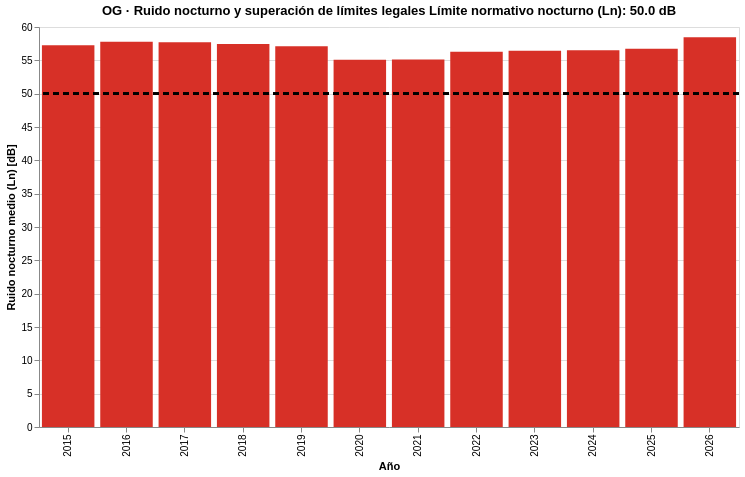

The cell this chart's notebook holds for it:
### Markdown cell above
### OG‑03 · Ruido vs límites normativos (impacto en salud)
* OBJETIVO: Medir frecuencia en la que se superan los límites legales asociados a efectos sobre la salud.
* Tipo de gráfico: diagrama de barras + referencia normativa
* Justificación: Traduce los decibelios a nivel de riesgo. Conecta directamente con salud pública. Está alineado con ODS y normativa UE.

* Datos: df_02 (Ln) y df_03 (límites legales)

### Code cell
limite_ln = (
    df_03_noise_lim
    .query("noiselevelindicator == 'lnight'")
    ["limitvalue"]
    .iloc[0]
)

df_ln_year = (
    df_02_cont_acustic
    .dropna(subset=["ln"])
    .groupby("year", as_index=False)
    .agg(ln_medio=("ln", "mean"))
)

bars_og_03 = (
    alt.Chart(df_ln_year)
    .mark_bar()
    .encode(
        x=alt.X("year:O", title="Año"),
        y=alt.Y(
            "ln_medio:Q",
            title="Ruido nocturno medio (Ln) [dB]",
            scale=alt.Scale(zero=False)
        ),
        color=alt.condition(
            f"datum.ln_medio > {limite_ln}",
            alt.value("#d73027"),   # rojo: supera límite
            alt.value("#4575b4")    # azul: cumple normativa
        ),
        tooltip=[
            alt.Tooltip("year:O", title="Año"),
            alt.Tooltip("ln_medio:Q", title="Ln medio", format=".2f")
        ]
    )
)

linea_limite_ln = (
    alt.Chart(df_ln_year)
    .mark_rule(
        strokeDash=[6, 4],
        strokeWidth=2,
        color="black"
    )
    .encode(
        y=alt.datum(limite_ln)
    )
)


og_03_final = (
    (bars_og_03 + linea_limite_ln)
    .properties(
        width=700,
        height=400,
        title=(
            "OG · Ruido nocturno y superación de límites legales\n"
            f"Límite normativo nocturno (Ln): {limite_ln} dB"
        )
    )
)

og_03_final

### Figure 1 — Vega-Lite specification as saved in the notebook (floating-point values rounded to 4 significant figures)
{"$schema": "https://vega.github.io/schema/vega-lite/v5.20.1.json", "config": {"view": {"continuousHeight": 300, "continuousWidth": 300}}, "data": {"name": "data-00890571314b3f576691ee7671954e79"}, "datasets": {"data-00890571314b3f576691ee7671954e79": [{"ln_medio": 57.26, "year": 2015}, {"ln_medio": 57.77, "year": 2016}, {"ln_medio": 57.71, "year": 2017}, {"ln_medio": 57.44, "year": 2018}, {"ln_medio": 57.1, "year": 2019}, {"ln_medio": 55.1, "year": 2020}, {"ln_medio": 55.13, "year": 2021}, {"ln_medio": 56.3, "year": 2022}, {"ln_medio": 56.43, "year": 2023}, {"ln_medio": 56.5, "year": 2024}, {"ln_medio": 56.74, "year": 2025}, {"ln_medio": 58.46, "year": 2026}]}, "height": 400, "layer": [{"encoding": {"color": {"condition": {"test": "datum.ln_medio > 50.0", "value": "#d73027"}, "value": "#4575b4"}, "tooltip": [{"field": "year", "title": "Año", "type": "ordinal"}, {"field": "ln_medio", "format": ".2f", "title": "Ln medio", "type": "quantitative"}], "x": {"field": "year", "title": "Año", "type": "ordinal"}, "y": {"field": "ln_medio", "scale": {"zero": false}, "title": "Ruido nocturno medio (Ln) [dB]", "type": "quantitative"}}, "mark": {"type": "bar"}}, {"encoding": {"y": {"datum": 50}}, "mark": {"color": "black", "strokeDash": [6, 4], "strokeWidth": 2, "type": "rule"}}], "title": "OG · Ruido nocturno y superación de límites legales\nLímite normativo nocturno (Ln): 50.0 dB", "width": 700}
